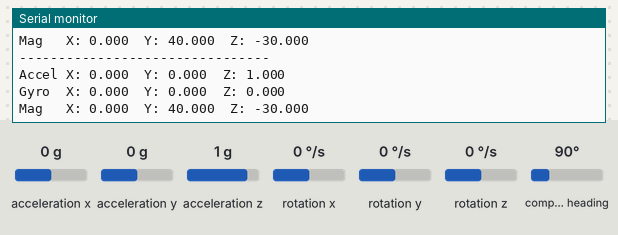
A sketch run on a simulated ESP32. Shown: the last lines printed to the serial monitor. Wiring (inferred from the names in the program): MPU-9250 motion sensor at I2C address 0x68. The inputs (shaded band) are chosen by the test bench; at power-on: acceleration x 0 g, acceleration y 0 g, acceleration z 1 g, rotation x 0 °/s, rotation y 0 °/s, rotation z 0 °/s, compass heading 90°.

Above: at 6.7 s.
6.8 s: acceleration x set to -1.4 g
At 7.5 s:
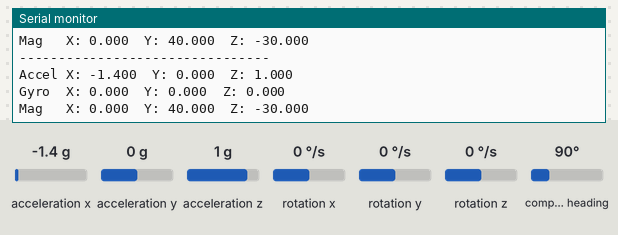
8.3 s: acceleration y set to -1.4 g
At 9.1 s:
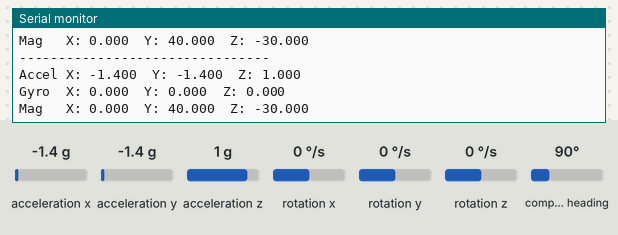
9.8 s: acceleration z set to -1.4 g
At 10.6 s:
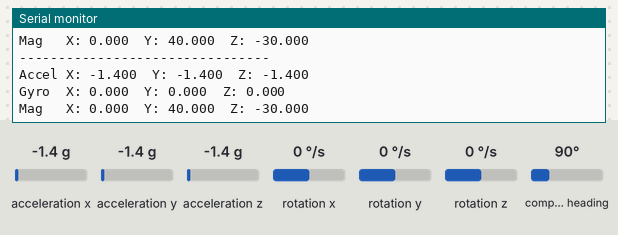
11.3 s: rotation x set to -192 °/s
At 12.1 s:
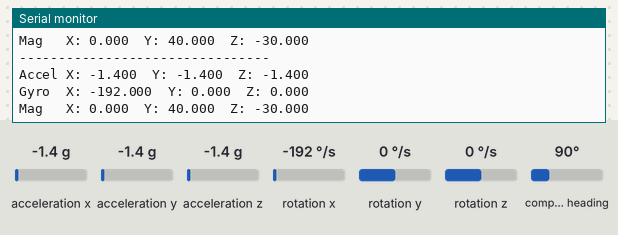
12.8 s: rotation y set to -192 °/s
At 13.7 s:
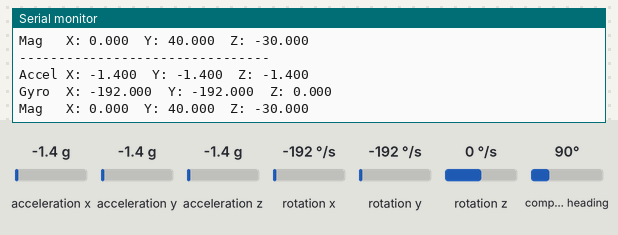

The sketch:

Mpu9050.ino
```cpp
#include <Wire.h>
#include <MPU9250_asukiaaa.h>

MPU9250_asukiaaa mySensor;

#define SDA_PIN 21
#define SCL_PIN 22
#define MPU_ADDR 0x68

#define CALIB_SAMPLES 200

float gyroXoffset = 0;
float gyroYoffset = 0;
float gyroZoffset = 0;

void enableMagBypass() {
  // Wake MPU9250
  Wire.beginTransmission(MPU_ADDR);
  Wire.write(0x6B); // PWR_MGMT_1
  Wire.write(0x00);
  Wire.endTransmission();
  delay(100);

  // Enable bypass mode for AK8963 magnetometer
  Wire.beginTransmission(MPU_ADDR);
  Wire.write(0x37); // INT_PIN_CFG
  Wire.write(0x02); // BYPASS_EN
  Wire.endTransmission();
  delay(100);
}

void calibrateGyro() {
  Serial.println("Keep sensor completely still...");
  delay(2000);

  gyroXoffset = 0;
  gyroYoffset = 0;
  gyroZoffset = 0;

  for (int i = 0; i < CALIB_SAMPLES; i++) {
    mySensor.gyroUpdate();

    gyroXoffset += mySensor.gyroX();
    gyroYoffset += mySensor.gyroY();
    gyroZoffset += mySensor.gyroZ();

    delay(10);
  }

  gyroXoffset /= CALIB_SAMPLES;
  gyroYoffset /= CALIB_SAMPLES;
  gyroZoffset /= CALIB_SAMPLES;

  Serial.println("Gyro calibration complete");

  Serial.print("X offset = ");
  Serial.println(gyroXoffset);

  Serial.print("Y offset = ");
  Serial.println(gyroYoffset);

  Serial.print("Z offset = ");
  Serial.println(gyroZoffset);
}

void setup() {
  Serial.begin(115200);
  delay(1000);

  Serial.println();
  Serial.println("MPU9250 + ESP32");

  Wire.begin(SDA_PIN, SCL_PIN);
  Wire.setClock(400000);

  enableMagBypass();

  mySensor.setWire(&Wire);

  mySensor.beginAccel();
  mySensor.beginGyro();
  mySensor.beginMag();

  Serial.println("Sensors initialized");

  calibrateGyro();
}

void loop() {

  mySensor.accelUpdate();
  mySensor.gyroUpdate();
  mySensor.magUpdate();

  float ax = mySensor.accelX();
  float ay = mySensor.accelY();
  float az = mySensor.accelZ();

  float gx = mySensor.gyroX() - gyroXoffset;
  float gy = mySensor.gyroY() - gyroYoffset;
  float gz = mySensor.gyroZ() - gyroZoffset;

  float mx = mySensor.magX();
  float my = mySensor.magY();
  float mz = mySensor.magZ();

  Serial.println("--------------------------------");

  Serial.print("Accel X: ");
  Serial.print(ax, 3);
  Serial.print("  Y: ");
  Serial.print(ay, 3);
  Serial.print("  Z: ");
  Serial.println(az, 3);

  Serial.print("Gyro  X: ");
  Serial.print(gx, 3);
  Serial.print("  Y: ");
  Serial.print(gy, 3);
  Serial.print("  Z: ");
  Serial.println(gz, 3);

  Serial.print("Mag   X: ");
  Serial.print(mx, 3);
  Serial.print("  Y: ");
  Serial.print(my, 3);
  Serial.print("  Z: ");
  Serial.println(mz, 3);

  delay(500);
}
```

Measured:
- after the input at 6.8 s, the serial monitor: prints a new line after 0.30 s (image 1)
- after the input at 8.3 s, the serial monitor: prints a new line after 0.33 s (image 2)
- after the input at 9.8 s, the serial monitor: prints a new line after 0.37 s (image 3)
- after the input at 11.3 s, the serial monitor: prints a new line after 0.40 s (image 4)
- after the input at 12.8 s, the serial monitor: prints a new line after 0.43 s (image 5)
